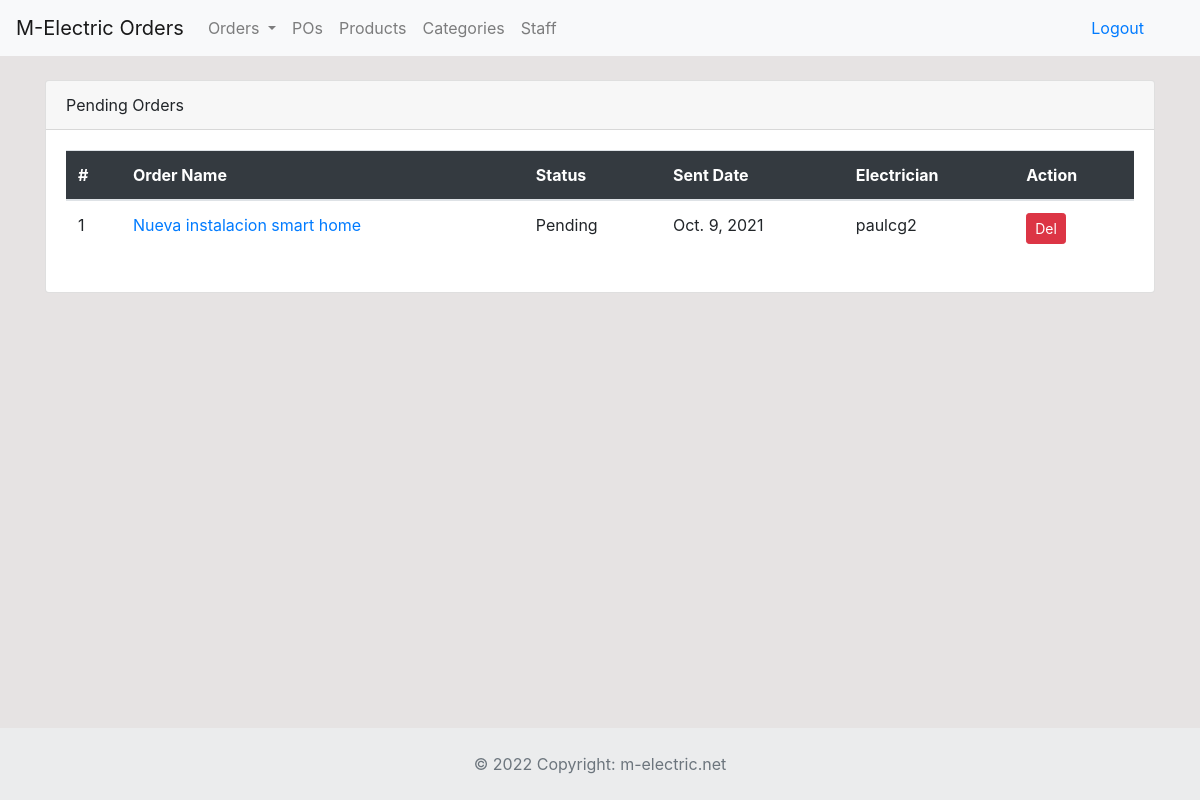
Before: /dashboard (signed in) with the older database file.
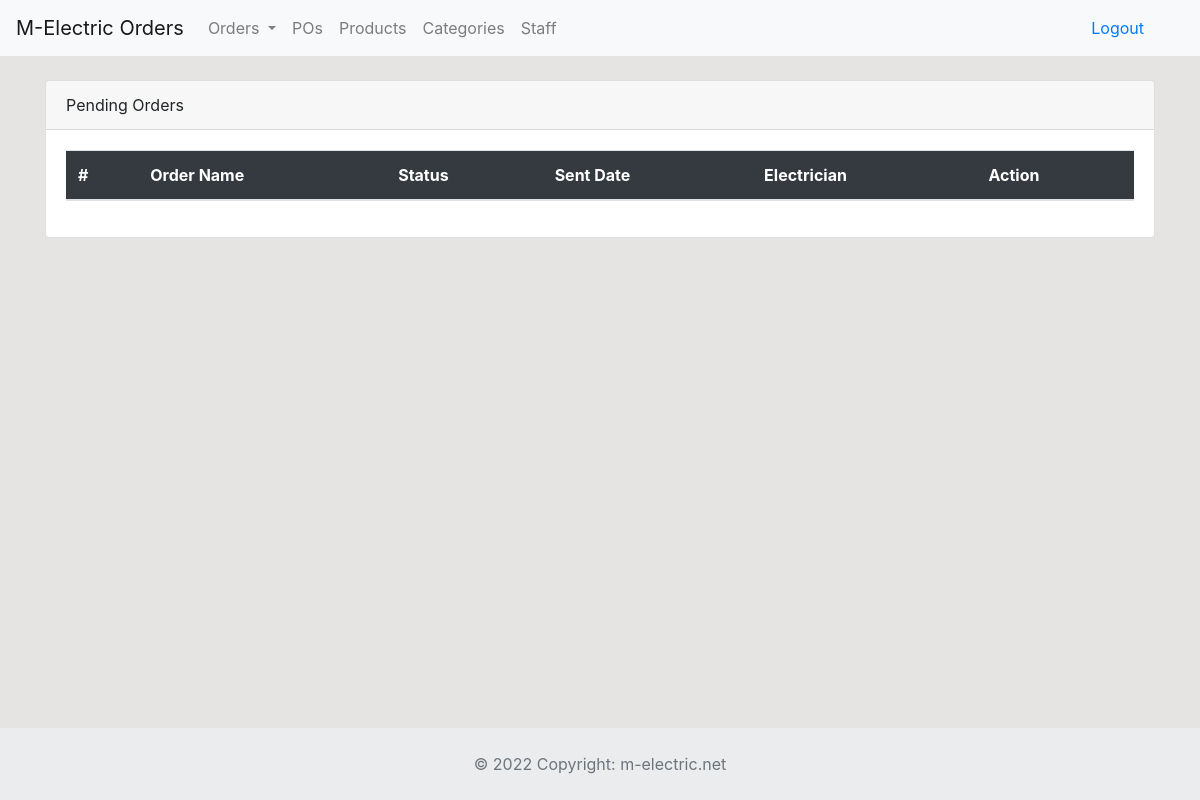
After: the same page with the newer database file.
### dashboard/models.py (models this page shows, shortened)
class Order(models.Model):
	description = models.CharField('Order Description', max_length=100)
	status = models.CharField('Status', max_length=50, choices=STATUS)
	po = models.ForeignKey(Po, blank=True, null=True, on_delete=models.CASCADE)
	user = models.ForeignKey(User, blank=True, null=True, on_delete=models.CASCADE)
	products = models.ManyToManyField(Product, blank=True, through='ThroughModel')
	created = models.DateTimeField(auto_now_add=True)
	approval_date = models.DateTimeField('Approval Date', blank=True, null=True)

### dashboard/views.py (the view)
# urls.py: path('dashboard', views.index, name='index'),
@login_required
def index(request):
    orders_list = Order.objects.filter(user=request.user).order_by('-created')
    pending_orders = Order.objects.filter(status='Pending')
    context = {
        'orders_list': orders_list,
        'pending_orders': pending_orders,
    }
    return render(request, 'dashboard/index.html', context)

### templates/dashboard/index.html (shortened to what this page needs)
{% extends 'partials/base.html' %}
{% block content %}
{% if user.is_authenticated and user.is_staff %}
{% include 'dashboard/pending_orders.html' %}
{% else %}
{% include 'dashboard/employee_index.html' %}
{% endif %}
{% endblock %}
{% block footer %}
{% include 'partials/footer.html' %}
{% endblock %}

### templates/dashboard/pending_orders.html (shortened to what this page needs)
{% load crispy_forms_tags %}
<div class="container">
    <div class="row mt-4">
        <div class="col-md-12">
            <div class="card">
                <div class="card-header">
                    Pending Orders
                </div>
                <div class="card-body">
                    <table class="table bg-white">
                        <thead class="bg-dark text-white">
                            <tr>
                                <th>#</th>
                                <th scope="col">Order Name</th>
                                <th scope="col">Status</th>
                                <th scope="col">Sent Date</th>
                                <th scope="col">Electrician</th>
                                <th scope="col">Action</th>
                            </tr>
                        </thead>
                        <tbody>
                            {% for order in pending_orders %}
                            <tr>
                                <td>{{ forloop.counter }}</td>
                                <td><a href="{% url 'review-order' order.id %}">{{ order.description }}</a></td>
                                <td>{{ order.status }}</td>
                                <td>{{ order.created.date }}</td>
                                <td>{{ order.user }}</td>
                                <td><a class="btn btn-danger btn-sm" href="{% url 'pending-order-delete' order.id %}">Del</a></td>
                            </tr>
                            {% endfor %}
                        </tbody>
                    </table>
                </div>
            </div>
        </div>
    </div>
</div>

Changed rows visible on the page:
no longer on this page (row edited): Order: description "Nueva instalacion smart home", status "Pending", created "Oct. 9, 2021", user "paulcg2"
